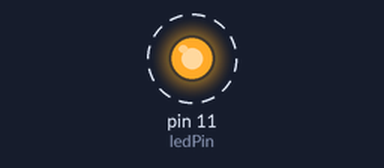
A program run on a simulated Raspberry Pi (header pin numbers). Parts: output pins drawn as LEDs (lit = HIGH). Dashed ring = blinking. What the program prints to the terminal is not drawn.

Above: at 0.5 s.
Timing chart, 0 to 4.6 s (numbered marks = the images above):
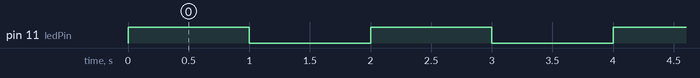

Measured:
- by itself, pin 11 (ledPin): alternates HIGH for 1.0 s and LOW for 1.0 s

The program:

Blink.py
```python
import RPi.GPIO as GPIO
import time

ledPin = 11  # we are defining ledPin here


def setup():
    GPIO.setmode(GPIO.BOARD)
    GPIO.setup(ledPin, GPIO.OUT)
    GPIO.output(ledPin, GPIO.LOW)
    print('using pin%d' % ledPin)


def loop():
    while True:
        GPIO.output(ledPin, GPIO.HIGH)  # turn it on using HIGH as output level
        print('led turned on >>')
        time.sleep(1)
        GPIO.output(ledPin, GPIO.LOW)  # turn it off using LOW as output level
        print('led turned off <<<')
        time.sleep(1)


def destroy():
    GPIO.cleanup()  # release all GPIO


if __name__ == '__main__':
    print('We are starting it up :-) ')
    setup()
    try:
        loop()
    except KeyboardInterrupt:  # terminate app on ctrl-c
        destroy()
```
